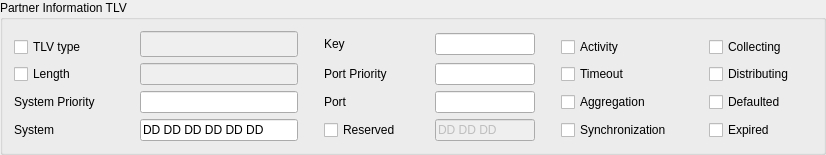
    <widget class="QGroupBox" name="groupBox_2">
     <property name="sizePolicy">
      <sizepolicy hsizetype="Preferred" vsizetype="Minimum">
       <horstretch>0</horstretch>
       <verstretch>0</verstretch>
      </sizepolicy>
     </property>
     <property name="title">
      <string>Partner Information TLV</string>
     </property>
     <property name="alignment">
      <set>Qt::AlignLeading|Qt::AlignLeft|Qt::AlignTop</set>
     </property>
     <layout class="QVBoxLayout" name="verticalLayout_2">
      <item>
       <layout class="QGridLayout" name="gridLayout" columnstretch="0,2,0,0,1,0,2" columnminimumwidth="120,150,15,105,100,15,251">
        <item row="4" column="6">
         <layout class="QGridLayout" name="gridLayout_12">
          <item row="0" column="1">
           <widget class="QCheckBox" name="ui_partner_expiried_check">
            <property name="sizePolicy">
             <sizepolicy hsizetype="Minimum" vsizetype="Fixed">
              <horstretch>1</horstretch>
              <verstretch>0</verstretch>
             </sizepolicy>
            </property>
            <property name="text">
             <string>Expired</string>
            </property>
           </widget>
          </item>
          <item row="0" column="0">
           <widget class="QCheckBox" name="ui_partner_synchro_check">
            <property name="sizePolicy">
             <sizepolicy hsizetype="Fixed" vsizetype="Fixed">
              <horstretch>1</horstretch>
              <verstretch>0</verstretch>
             </sizepolicy>
            </property>
            <property name="minimumSize">
             <size>
              <width>142</width>
              <height>0</height>
             </size>
            </property>
            <property name="text">
             <string>Synchronization</string>
            </property>
           </widget>
          </item>
         </layout>
        </item>
        <item row="3" column="0">
         <widget class="QLabel" name="label_6">
          <property name="sizePolicy">
           <sizepolicy hsizetype="Fixed" vsizetype="Fixed">
            <horstretch>0</horstretch>
            <verstretch>0</verstretch>
           </sizepolicy>
          </property>
          <property name="minimumSize">
           <size>
            <width>118</width>
            <height>0</height>
           </size>
          </property>
          <property name="maximumSize">
           <size>
            <width>118</width>
            <height>16777215</height>
           </size>
          </property>
          <property name="text">
           <string>System Priority</string>
          </property>
          <property name="margin">
           <number>0</number>
          </property>
         </widget>
        </item>
        <item row="3" column="1">
         <widget class="QLineEdit" name="ui_partner_system_priority">
          <property name="sizePolicy">
           <sizepolicy hsizetype="Expanding" vsizetype="Preferred">
            <horstretch>2</horstretch>
            <verstretch>0</verstretch>
           </sizepolicy>
          </property>
          <property name="minimumSize">
           <size>
            <width>150</width>
            <height>0</height>
           </size>
          </property>
          <property name="maximumSize">
           <size>
            <width>16777215</width>
            <height>16777215</height>
           </size>
          </property>
          <property name="maxLength">
           <number>5</number>
          </property>
         </widget>
        </item>
        <item row="2" column="6">
         <layout class="QGridLayout" name="gridLayout_9">
          <item row="0" column="0">
           <widget class="QCheckBox" name="ui_partner_timeout_check">
            <property name="sizePolicy">
             <sizepolicy hsizetype="Fixed" vsizetype="Fixed">
              <horstretch>1</horstretch>
              <verstretch>0</verstretch>
             </sizepolicy>
            </property>
            <property name="minimumSize">
             <size>
              <width>142</width>
              <height>0</height>
             </size>
            </property>
            <property name="text">
             <string>Timeout</string>
            </property>
           </widget>
          </item>
          <item row="0" column="1">
           <widget class="QCheckBox" name="ui_partner_distributing_check">
            <property name="sizePolicy">
             <sizepolicy hsizetype="Minimum" vsizetype="Fixed">
              <horstretch>1</horstretch>
              <verstretch>0</verstretch>
             </sizepolicy>
            </property>
            <property name="text">
             <string>Distributing</string>
            </property>
           </widget>
          </item>
         </layout>
        </item>
        <item row="4" column="4">
         <widget class="QLineEdit" name="ui_partner_reserved">
          <property name="enabled">
           <bool>false</bool>
          </property>
          <property name="sizePolicy">
           <sizepolicy hsizetype="Expanding" vsizetype="Fixed">
            <horstretch>1</horstretch>
            <verstretch>0</verstretch>
           </sizepolicy>
          </property>
          <property name="minimumSize">
           <size>
            <width>100</width>
            <height>0</height>
           </size>
          </property>
          <property name="maximumSize">
           <size>
            <width>16777215</width>
            <height>16777215</height>
           </size>
          </property>
          <property name="inputMask">
           <string>&gt;HH HH HH</string>
          </property>
          <property name="text">
           <string>DD DD DD</string>
          </property>
          <property name="maxLength">
           <number>8</number>
          </property>
         </widget>
        </item>
        <item row="0" column="4" rowspan="2">
         <widget class="QLineEdit" name="ui_partner_key">
          <property name="sizePolicy">
           <sizepolicy hsizetype="Expanding" vsizetype="Fixed">
            <horstretch>1</horstretch>
            <verstretch>0</verstretch>
           </sizepolicy>
          </property>
          <property name="minimumSize">
           <size>
            <width>100</width>
            <height>0</height>
           </size>
          </property>
          <property name="maximumSize">
           <size>
            <width>16777215</width>
            <height>16777215</height>
           </size>
          </property>
          <property name="maxLength">
           <number>5</number>
          </property>
         </widget>
        </item>
        <item row="3" column="3">
         <widget class="QLabel" name="label_10">
          <property name="sizePolicy">
           <sizepolicy hsizetype="Fixed" vsizetype="Preferred">
            <horstretch>0</horstretch>
            <verstretch>0</verstretch>
           </sizepolicy>
          </property>
          <property name="minimumSize">
           <size>
            <width>105</width>
            <height>0</height>
           </size>
          </property>
          <property name="text">
           <string>Port</string>
          </property>
          <property name="margin">
           <number>5</number>
          </property>
         </widget>
        </item>
        <item row="2" column="4">
         <widget class="QLineEdit" name="ui_partner_port_priority">
          <property name="sizePolicy">
           <sizepolicy hsizetype="Expanding" vsizetype="Fixed">
            <horstretch>1</horstretch>
            <verstretch>0</verstretch>
           </sizepolicy>
          </property>
          <property name="minimumSize">
           <size>
            <width>100</width>
            <height>0</height>
           </size>
          </property>
          <property name="maximumSize">
           <size>
            <width>16777215</width>
            <height>16777215</height>
           </size>
          </property>
          <property name="maxLength">
           <number>5</number>
          </property>
         </widget>
        </item>
        <item row="3" column="6">
         <layout class="QGridLayout" name="gridLayout_11">
          <item row="0" column="0">
           <widget class="QCheckBox" name="ui_partner_aggregation_check">
            <property name="sizePolicy">
             <sizepolicy hsizetype="Fixed" vsizetype="Fixed">
              <horstretch>1</horstretch>
              <verstretch>0</verstretch>
             </sizepolicy>
            </property>
            <property name="minimumSize">
             <size>
              <width>142</width>
              <height>0</height>
             </size>
            </property>
            <property name="text">
             <string>Aggregation</string>
            </property>
           </widget>
          </item>
          <item row="0" column="1">
           <widget class="QCheckBox" name="ui_partner_default_check">
            <property name="sizePolicy">
             <sizepolicy hsizetype="Minimum" vsizetype="Fixed">
              <horstretch>1</horstretch>
              <verstretch>0</verstretch>
             </sizepolicy>
            </property>
            <property name="text">
             <string>Defaulted</string>
            </property>
           </widget>
          </item>
         </layout>
        </item>
        <item row="1" column="5">
         <spacer name="horizontalSpacer_7">
          <property name="orientation">
           <enum>Qt::Horizontal</enum>
          </property>
          <property name="sizeType">
           <enum>QSizePolicy::Expanding</enum>
          </property>
          <property name="sizeHint" stdset="0">
           <size>
            <width>20</width>
            <height>20</height>
           </size>
          </property>
         </spacer>
        </item>
        <item row="2" column="3">
         <widget class="QLabel" name="label_9">
          <property name="sizePolicy">
           <sizepolicy hsizetype="Fixed" vsizetype="Preferred">
            <horstretch>0</horstretch>
            <verstretch>0</verstretch>
           </sizepolicy>
          </property>
          <property name="minimumSize">
           <size>
            <width>105</width>
            <height>0</height>
           </size>
          </property>
          <property name="text">
           <string>Port Priority</string>
          </property>
          <property name="margin">
           <number>5</number>
          </property>
         </widget>
        </item>
        <item row="1" column="0">
         <widget class="QCheckBox" name="ui_tlv_partner_check">
          <property name="enabled">
           <bool>true</bool>
          </property>
          <property name="sizePolicy">
           <sizepolicy hsizetype="Fixed" vsizetype="Fixed">
            <horstretch>0</horstretch>
            <verstretch>0</verstretch>
           </sizepolicy>
          </property>
          <property name="minimumSize">
           <size>
            <width>118</width>
            <height>0</height>
           </size>
          </property>
          <property name="maximumSize">
           <size>
            <width>118</width>
            <height>16777215</height>
           </size>
          </property>
          <property name="text">
           <string>TLV typе</string>
          </property>
         </widget>
        </item>
        <item row="4" column="1">
         <widget class="QLineEdit" name="ui_partner_system">
          <property name="sizePolicy">
           <sizepolicy hsizetype="Expanding" vsizetype="Preferred">
            <horstretch>2</horstretch>
            <verstretch>0</verstretch>
           </sizepolicy>
          </property>
          <property name="minimumSize">
           <size>
            <width>150</width>
            <height>0</height>
           </size>
          </property>
          <property name="maximumSize">
           <size>
            <width>16777215</width>
            <height>16777215</height>
           </size>
          </property>
          <property name="inputMask">
           <string>&gt;HH HH HH HH HH HH</string>
          </property>
          <property name="text">
           <string>DD DD DD DD DD DD</string>
          </property>
         </widget>
        </item>
        <item row="4" column="3">
         <widget class="QCheckBox" name="ui_tlv_partner_reserved_check">
          <property name="sizePolicy">
           <sizepolicy hsizetype="Fixed" vsizetype="Preferred">
            <horstretch>0</horstretch>
            <verstretch>0</verstretch>
           </sizepolicy>
          </property>
          <property name="minimumSize">
           <size>
            <width>105</width>
            <height>0</height>
           </size>
          </property>
          <property name="text">
           <string>Reserved</string>
          </property>
         </widget>
        </item>
        <item row="2" column="1">
         <widget class="QLineEdit" name="ui_partner_length">
          <property name="enabled">
           <bool>false</bool>
          </property>
          <property name="sizePolicy">
           <sizepolicy hsizetype="Expanding" vsizetype="Preferred">
            <horstretch>2</horstretch>
            <verstretch>0</verstretch>
           </sizepolicy>
          </property>
          <property name="minimumSize">
           <size>
            <width>150</width>
            <height>0</height>
           </size>
          </property>
          <property name="maximumSize">
           <size>
            <width>16777215</width>
            <height>16777215</height>
           </size>
          </property>
          <property name="maxLength">
           <number>3</number>
          </property>
         </widget>
        </item>
        <item row="0" column="2" rowspan="2">
         <spacer name="horizontalSpacer_6">
          <property name="orientation">
           <enum>Qt::Horizontal</enum>
          </property>
          <property name="sizeType">
           <enum>QSizePolicy::Expanding</enum>
          </property>
          <property name="sizeHint" stdset="0">
           <size>
            <width>20</width>
            <height>20</height>
           </size>
          </property>
         </spacer>
        </item>
        <item row="2" column="0">
         <widget class="QCheckBox" name="ui_tlv_partner_length_check">
          <property name="sizePolicy">
           <sizepolicy hsizetype="Fixed" vsizetype="Fixed">
            <horstretch>0</horstretch>
            <verstretch>0</verstretch>
           </sizepolicy>
          </property>
          <property name="minimumSize">
           <size>
            <width>118</width>
            <height>0</height>
           </size>
          </property>
          <property name="maximumSize">
           <size>
            <width>118</width>
            <height>16777215</height>
           </size>
          </property>
          <property name="text">
           <string>Length</string>
          </property>
         </widget>
        </item>
        <item row="0" column="1" rowspan="2">
         <widget class="QLineEdit" name="ui_tlv_partner">
          <property name="enabled">
           <bool>false</bool>
          </property>
          <property name="sizePolicy">
           <sizepolicy hsizetype="Expanding" vsizetype="Preferred">
            <horstretch>2</horstretch>
            <verstretch>0</verstretch>
           </sizepolicy>
          </property>
          <property name="minimumSize">
           <size>
            <width>150</width>
            <height>0</height>
           </size>
          </property>
          <property name="maximumSize">
           <size>
            <width>16777215</width>
            <height>16777215</height>
           </size>
          </property>
          <property name="maxLength">
           <number>3</number>
          </property>
         </widget>
        </item>
        <item row="0" column="3" rowspan="2">
         <widget class="QLabel" name="label_8">
          <property name="sizePolicy">
           <sizepolicy hsizetype="Fixed" vsizetype="Preferred">
            <horstretch>0</horstretch>
            <verstretch>0</verstretch>
           </sizepolicy>
          </property>
          <property name="minimumSize">
           <size>
            <width>105</width>
            <height>0</height>
           </size>
          </property>
          <property name="sizeIncrement">
           <size>
            <width>4</width>
            <height>0</height>
           </size>
          </property>
          <property name="text">
           <string>Key</string>
          </property>
          <property name="margin">
           <number>5</number>
          </property>
         </widget>
        </item>
        <item row="1" column="6">
         <layout class="QGridLayout" name="gridLayout_8">
          <item row="0" column="0">
           <widget class="QCheckBox" name="ui_partner_activity_check">
            <property name="sizePolicy">
             <sizepolicy hsizetype="Fixed" vsizetype="Fixed">
              <horstretch>1</horstretch>
              <verstretch>0</verstretch>
             </sizepolicy>
            </property>
            <property name="minimumSize">
             <size>
              <width>142</width>
              <height>0</height>
             </size>
            </property>
            <property name="text">
             <string>Activity</string>
            </property>
           </widget>
          </item>
          <item row="0" column="1">
           <widget class="QCheckBox" name="ui_partner_collecting_check">
            <property name="sizePolicy">
             <sizepolicy hsizetype="Minimum" vsizetype="Fixed">
              <horstretch>1</horstretch>
              <verstretch>0</verstretch>
             </sizepolicy>
            </property>
            <property name="text">
             <string>Collecting</string>
            </property>
           </widget>
          </item>
         </layout>
        </item>
        <item row="4" column="0">
         <widget class="QLabel" name="label_7">
          <property name="sizePolicy">
           <sizepolicy hsizetype="Fixed" vsizetype="Fixed">
            <horstretch>0</horstretch>
            <verstretch>0</verstretch>
           </sizepolicy>
          </property>
          <property name="minimumSize">
           <size>
            <width>118</width>
            <height>0</height>
           </size>
          </property>
          <property name="maximumSize">
           <size>
            <width>118</width>
            <height>16777215</height>
           </size>
          </property>
          <property name="text">
           <string>System</string>
          </property>
          <property name="margin">
           <number>0</number>
          </property>
         </widget>
        </item>
        <item row="3" column="4">
         <widget class="QLineEdit" name="ui_partner_port">
          <property name="sizePolicy">
           <sizepolicy hsizetype="Expanding" vsizetype="Fixed">
            <horstretch>1</horstretch>
            <verstretch>0</verstretch>
           </sizepolicy>
          </property>
          <property name="minimumSize">
           <size>
            <width>100</width>
            <height>0</height>
           </size>
          </property>
          <property name="maximumSize">
           <size>
            <width>16777215</width>
            <height>16777215</height>
           </size>
          </property>
          <property name="maxLength">
           <number>5</number>
          </property>
         </widget>
        </item>
       </layout>
      </item>
     </layout>
    </widget>
